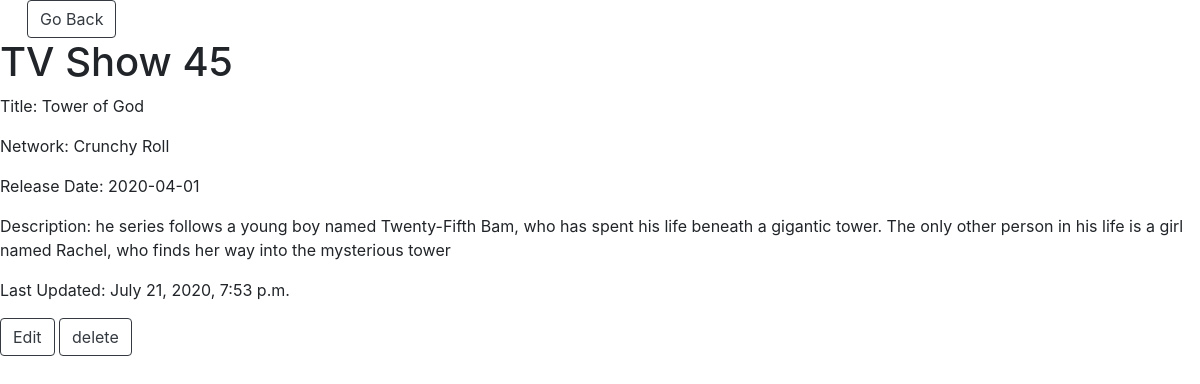
Page /shows/45 on the committed database.
### semiRestful_tv_shows/models.py (models this page shows)
class Shows(models.Model):
    title = models.CharField(max_length=255)
    network = models.CharField(max_length=255)
    release = models.CharField(max_length=10)
    desc = models.TextField()
    created_at = models.DateTimeField(auto_now_add=True)
    updated_at = models.DateTimeField(auto_now=True)
    objects = ShowManager()

### semiRestful_tv_shows/views.py (the view)
# urls.py: path('shows/<id>', views.view_show),
def view_show(request, id):
    this_id = int(id)
    context = {
        'show_info': Shows.objects.get(id=this_id)
    }
    print(this_id)
    return render(request, 'showInfo.html', context)

### semiRestful_tv_shows/templates/showInfo.html (shortened to what this page needs)
<!DOCTYPE html>
<html lang="en">
<head>
    {% load static %}
    <link rel="stylesheet" href="{% static 'styles.css' %}">
    <link rel="stylesheet" href="https://stackpath.bootstrapcdn.com/bootstrap/4.5.0/css/bootstrap.min.css"
>
</head>
<body>
    <a class="links btn btn-outline-dark" href="{% url 'home' %}">Go Back</a>
    <h1>
        TV Show {{show_info.id}}
    </h1>
    <p>Title: {{show_info.title}}</p>
    <p>Network: {{show_info.network}} </p>
    <p>Release Date: {{show_info.release}} </p>
    <p>Description: {{show_info.desc}} </p>
    <p>Last Updated: {{show_info.updated_at}} </p>
    <form action="/show_actions" method="POST">
        <button class="btn btn-outline-dark" name='edit_show' value={{show_info.id}}>Edit</button>  <button class="btn btn-outline-dark" type="submit" name='delete_show' value={{show_info.id}}>delete</button>
    </form>
</body>
</html>

### semiRestful_tv_shows/static/styles.css (style rules this page uses)
* { vertical-align: top; }
.links { text-align: right; }

### rows in the picture
Shows: id "45", title "Tower of God", network "Crunchy Roll", release "2020-04-01", desc "he series follows a young boy named Twenty-Fifth Bam, who has spent his life beneath a gigantic tower. The only other person in his life is a girl named Rachel, who finds her way into the mysterious tower", updated_at "July 21, 2020, 7:53 p.m."
